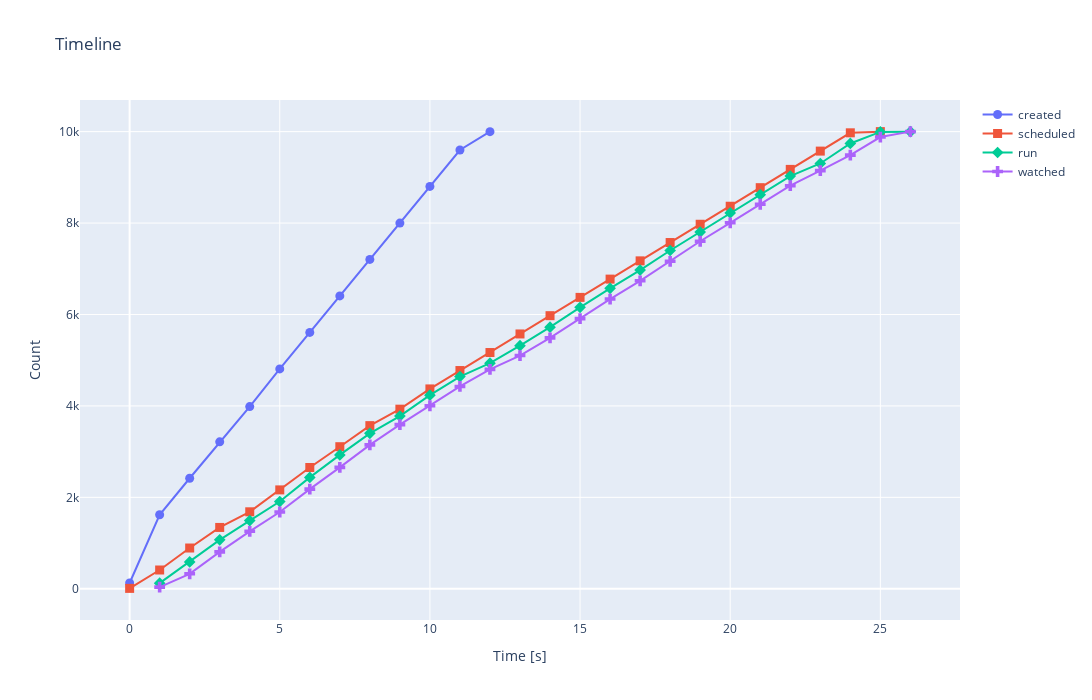

Source (notebook cell):
### Markdown cell above
# Timeline

Timeline represents state of pods and their number in each second of the test.

### Code cell
timeline_plotting("../timeline-2000nodes.csv", state="Stateless")

### Figure 1 — Plotly figure (JSON) as saved in the notebook; plotly's stock layout.template omitted (floating-point values rounded to 4 significant figures)
{"data": [{"marker": {"size": 9, "symbol": "circle"}, "mode": "lines+markers", "name": "created", "type": "scatter", "x": [0, 1, 2, 3, 4, 5, 6, 7, 8, 9, 10, 11, 12], "y": [127, 1619, 2418, 3214, 3985, 4809, 5608, 6407, 7205, 7999, 8802, 9598, 10000]}, {"marker": {"size": 9, "symbol": "square"}, "mode": "lines+markers", "name": "scheduled", "type": "scatter", "x": [0, 1, 2, 3, 4, 5, 6, 7, 8, 9, 10, 11, 12, 13, 14, 15, 16, 17, 18, 19, 20, 21, 22, 23, 24, 25], "y": [9, 411, 892, 1342, 1684, 2163, 2653, 3108, 3569, 3929, 4372, 4774, 5168, 5574, 5974, 6374, 6774, 7173, 7574, 7974, 8368, 8774, 9174, 9574, 9974, 10000]}, {"marker": {"size": 9, "symbol": "diamond"}, "mode": "lines+markers", "name": "run", "type": "scatter", "x": [1, 2, 3, 4, 5, 6, 7, 8, 9, 10, 11, 12, 13, 14, 15, 16, 17, 18, 19, 20, 21, 22, 23, 24, 25, 26], "y": [123, 587, 1070, 1491, 1908, 2437, 2929, 3400, 3778, 4235, 4642, 4936, 5317, 5722, 6157, 6572, 6971, 7400, 7803, 8222, 8621, 9027, 9303, 9741, 9994, 10000]}, {"marker": {"size": 9, "symbol": "cross"}, "mode": "lines+markers", "name": "watched", "type": "scatter", "x": [1, 2, 3, 4, 5, 6, 7, 8, 9, 10, 11, 12, 13, 14, 15, 16, 17, 18, 19, 20, 21, 22, 23, 24, 25, 26], "y": [37, 328, 808, 1257, 1680, 2181, 2656, 3149, 3591, 4004, 4426, 4799, 5102, 5489, 5909, 6338, 6737, 7163, 7602, 8006, 8411, 8817, 9146, 9486, 9881, 10000]}], "layout": {"autosize": false, "height": 700, "title": {"text": "Timeline"}, "width": 1400, "xaxis": {"autorange": true, "range": [-1.6, 27.6], "title": {"text": "Time [s]"}, "type": "linear"}, "yaxis": {"autorange": true, "range": [-682.8, 10690.0], "title": {"text": "Count"}, "type": "linear"}}}
